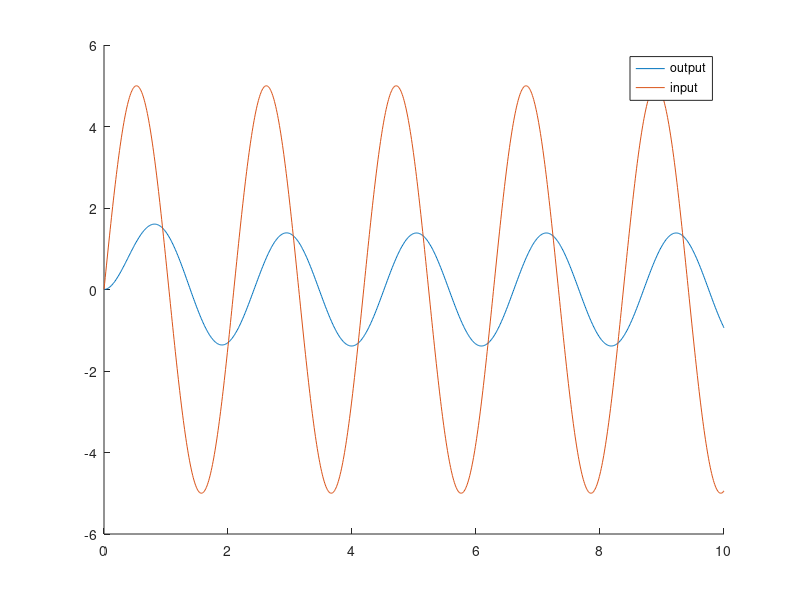

This chart was generated by the following MATLAB code: (Note: this script raises an error after producing the figure.)
%% SISO

clc;
clear;
close all;

% the parameters I want to estimate
a = 2; b = 1;

% input
u = @(t) 5*sin(3*t);

% output
start = 0; step = 0.001; finish = 10; 
t = start:step:finish;
dx = @(t,x) -a*x + b*u(t);
[t, x] = ode45(dx,t,0);

% convert vector to function of time
x = @(t) x(round((t - start)/step + 1));

% PLOT
figure
hold on
tPlot = 0:0.01:min(10,finish);
plot(tPlot,x(tPlot))
plot(tPlot,u(tPlot))
legend('output','input')
print('in_out','-dpng','-r300')

% GRADIENT DESCENT

% the root of the stable filter
eig = -2;

% learning rate
gamma = 1;

[phi,aHat,bHat] = gradientDescent(x,u,t,eig,gamma);
phi1 = phi(:,1); phi2 = phi(:,2);

% convert vectors to function of time
theta1 = @(t) -eig -aHat(round((t - start)/step + 1));
theta2 = @(t) bHat(round((t - start)/step + 1));
phi1 = @(t) phi1(round((t - start)/step + 1));
phi2 = @(t) phi2(round((t - start)/step + 1));

% estimate output
xHat = @(t) theta1(t).*phi1(t) + theta2(t).*phi2(t);

figure
plot(t,xHat(t),t,x(t)),legend('estimation','real')

% plot
figure
subplot(211),plot(t,aHat)
subplot(212),plot(t,bHat)
sgtitle('Gradient descent')

% LYAPUNOV PARALLEL
[xHat,aHat,bHat] = lyapunovParallel(x,u,t);

% plot
figure
subplot(211)
hold on
plot(t,aHat),plot(t,bHat),legend('a','b'),title('Lyapunov Parallel')

% LYAPUNOV MIX
[xHat,aHat,bHat] = lyapunovMix(x,u,t);

% plot
subplot(212)
hold on
plot(t,aHat),plot(t,bHat),legend('a','b'),title('Lyapunov Mix')

% NOISE
amplitude = 1;
noise = @(t) 0.15*sin(2*pi*20*t);
x = @(t) x(t) + noise(t);

% LYAPUNOV PARALLEL
[xHat,aHat,bHat] = lyapunovParallel(x,u,t);

% plot
figure
subplot(211)
hold on
plot(t,aHat),plot(t,bHat),legend('a','b'),title('Lyapunov Parallel with noise')

% LYAPUNOV MIX
[xHat,aHat,bHat] = lyapunovMix(x,u,t);

% plot
subplot(212)
hold on
plot(t,aHat),plot(t,bHat),legend('a','b'),title('Lyapunov Mix with noise')

%% MIMO

clc;
clear;
close all;

% the parameters I want to estimate
a = [-0.25 3; -5 -1];
b = [1;2];

% input
u = @(t) 10*sin(2*t) + 5*sin(7.5*t);

% time range
t = 0:0.001:100;

% learning rate
gamma = [1 1];

% compare to the previous implementations, now we compute everything 
% (output,estimations) within one ode function in lyapunovParallelMIMO()
[xHat,aHat,bHat] = lyapunovParallelMIMO(u,t,a,b,gamma);

% plot
figure
subplot(211)
hold on
plot(t,aHat),legend('a11','a12','a21','a22'),title('Lyapunov Parallel')

subplot(212)
hold on
plot(t,bHat),legend('b1','b2'),title('Lyapunov Parallel')